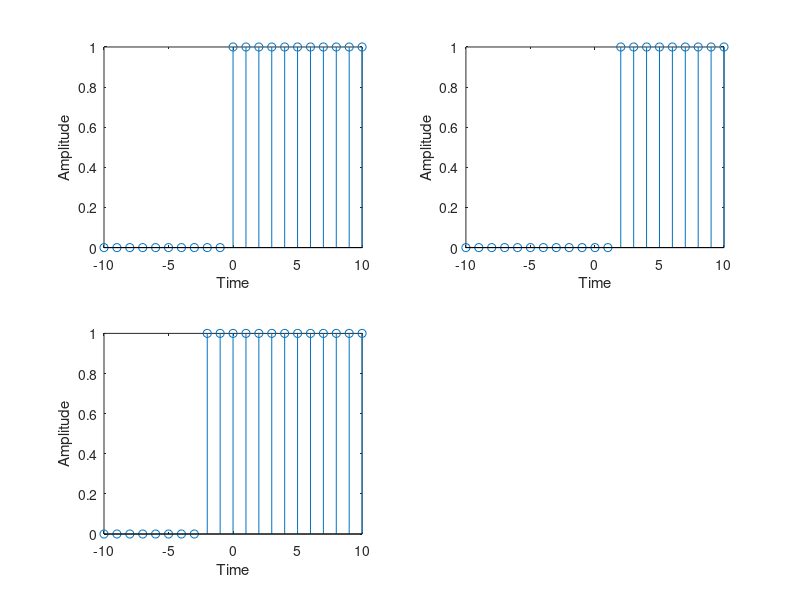

The MATLAB script that drew this image:
%Prithviraj_2254901101
clc;
clear all;
close all;

n=-10:10;
no=0; %change value to shift%
u=(n-no>=0);
subplot(2,2,1)
stem(n,u);
xlabel('Time');
ylabel('Amplitude');

u=(n-no>=2);
subplot(2,2,2)
stem(n,u);
xlabel('Time');
ylabel('Amplitude');

u=(n-no>=-2);
subplot(2,2,3)
stem(n,u);
xlabel('Time');
ylabel('Amplitude');